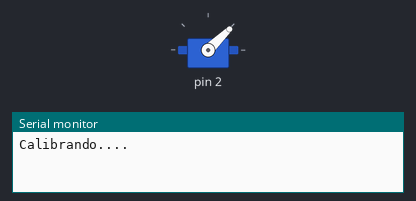
This sketch was run on a simulated Arduino Uno, built with avr-gcc and run on an emulated ATmega328P. On the bench: servo, the last lines printed to the serial monitor.

Above: at 4.05 s.
At 27.8 s:
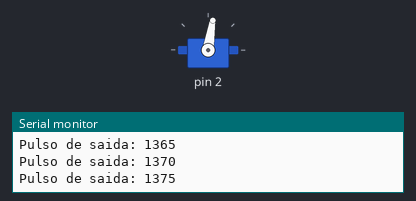
At 37.55 s:
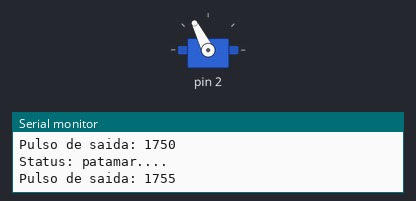
At 47.55 s:
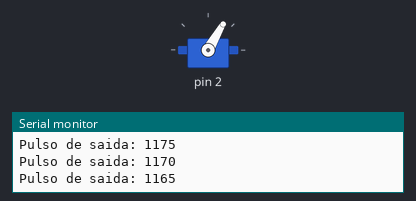
Timing chart, 0 to 90.1 s (numbered marks = the images above):
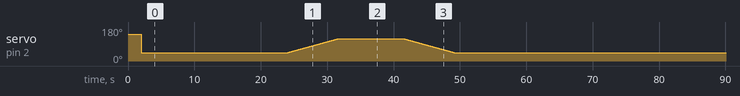

The sketch:

benchtests_speedsprofiles_v3.ino
```cpp
#include <Servo.h>

int pulse;
int pulsestop;
int neutralpulse;
int setpoint;
int pulse_min = 1000;
int pulse_max = 2000;
Servo esc_prop; /*
Servo esc2_prop;
Servo esc3_prop;
Servo esc4_prop;
Servo esc5_prop;
Servo esc6_prop;
Servo esc7_prop;
Servo esc8_prop;*/

void setup() {
  Serial.begin(9600);
  //--------------------------------------------------------
  //escs_prop_attach(2,6,3,7,4,8,5,9);
  esc_prop_attach(2 /*,6,3,7,4,8,5,9*/);
  //--------------------------------------------------------

  //Calibrando
  Serial.println("Calibrando....");
  calibrateESC(1, pulse_min, pulse_max);  //calibrateESC(option, pulse_min, pulse_max) => option = 1(unidirectional) or  => option = 2(bidirectional)
  //  calibrateESCs();
}

void loop() {
  neutralpulse = pulse_min;
  pulsestop = pulse_min;
  delay(20000);
  //  neutralpulse = (pulse_max + pulse_min) / 2;
  float gain = 1.75;  // "Setar" valores maiores de 1.
  setpoint = gain * pulse_min;
  int opt = 1;//1 - Rampa Linear//2 - Rampa em saltos//3 - Degrau//4 - Impulso
  test_option(opt, setpoint);
  //  test_unidirectional3(setpoint);
  esc_stop(pulsestop);
  delay(1000);
}

void esc_prop_run(int pulse) {
  //--------------------------------------------------------
  esc_prop.writeMicroseconds(pulse);  //attatch the right motor to pin 2
}

void calibrateESC(int option, int pulse_min, int pulse_max) {
  //--------------------------------------------------------
  if (option = 1) {
    neutralpulse = pulse_min;
    esc_prop.writeMicroseconds(pulse_max);  //attatch the right motor to pin 2
    delay(2000);
    //--------------------------------------------------------
    esc_prop.writeMicroseconds(neutralpulse);  //attatch the right motor to pin 2
    delay(2000);
    //--------------------------------------------------------
  } else if (option = 2) {
    neutralpulse = (pulse_max + pulse_min) / 2;
    esc_prop.writeMicroseconds(pulse_max);  //attatch the right motor to pin 2
    delay(2000);
    //--------------------------------------------------------
    esc_prop.writeMicroseconds(neutralpulse);  //attatch the right motor to pin 2
    delay(2000);
    //--------------------------------------------------------
    esc_prop.writeMicroseconds(pulse_min);  //attatch the right motor to pin 2
    delay(2000);
    //--------------------------------------------------------
    esc_prop.writeMicroseconds(neutralpulse);  //attatch the right motor to pin 2
    delay(2000);
  }
}
/*
void escs_prop_attach(int a,int b,int c,int d,int e,int f,int g,int h) {
  esc1_prop.attach(a);
  esc2_prop.attach(b);
  esc3_prop.attach(c);
  esc4_prop.attach(d);
  esc5_prop.attach(e);
  esc6_prop.attach(f);
  esc7_prop.attach(g);
  esc8_prop.attach(h);
}
*/
void esc_prop_attach(int a) {
  esc_prop.attach(a);
}
/*
void escs_stop(int pulsestp) {
	esc1_prop.writeMicroseconds(pulsestp);   //the right motor to pin 2
  esc2_prop.writeMicroseconds(pulsestp);   //the left motor to pin 4
  esc3_prop.writeMicroseconds(pulsestp);   //the right motor to pin 6
  esc4_prop.writeMicroseconds(pulsestp);   //the left motor to pin 8
  esc5_prop.writeMicroseconds(pulsestp);   //the right motor to pin 3
  esc6_prop.writeMicroseconds(pulsestp);   //the left motor to pin 5
  esc7_prop.writeMicroseconds(pulsestp);   //the right motor to pin 7
  esc8_prop.writeMicroseconds(pulsestp);   //the left motor to pin 9
}
*/
// Parar motor
void esc_stop(int pulsestp) {
  esc_prop.writeMicroseconds(pulsestp);  //the right motor to pin 2
}
// Opções de testes
void test_option(int option, int value) {
  if (option == 1) {
    test_unidirectional1(value);
  }
  if (option == 2) {
    test_unidirectional2(value);
  }
  if (option == 3) {
    test_unidirectional3(value);
  }
  if (option == 4) {
    test_unidirectional4(value);
  }
}
// Rampa linear
void test_unidirectional1(int value) {  //value = setpoint
  esc_stop(pulsestop);
  // "Status: Rampa linear. Acelerando...."
  Serial.println("Status: Rampa linear. Acelerando....");
  for (pulse = pulse_min; pulse <= value; pulse = pulse + 5) {
    esc_prop_run(pulse);
    Serial.print("Pulso de saida: ");
    Serial.println(pulse);
    delay(50);
  }
  Serial.println("Status: patamar....");
  esc_prop_run(pulse);
  Serial.print("Pulso de saida: ");
  Serial.println(pulse);
  delay(10000);
  // "Status: desacelerando...."
  Serial.println("Status: desacelerando....");
  for (pulse = value; pulse >= pulse_min; pulse = pulse - 5) {
    esc_prop_run(pulse);
    Serial.print("Pulso de saida: ");
    Serial.println(pulse);
    delay(50);
  }
  esc_stop(pulsestop);
  delay(20000);
}

// Rampa em degraus
void test_unidirectional2(int value) {  //value = setpoint
  esc_stop(pulse_min);
  // "Status: Rampa em saltos. Acelerando...."
  Serial.println("Status: Rampa em saltos. Acelerando....");
  for (pulse = pulse_min; pulse <= value; pulse = pulse + 5) {
    esc_prop_run(pulse);
    Serial.print("Pulso de saida: ");
    Serial.println(pulse);
    delay(5000);
  }
  Serial.println("Status: patamar....");
  esc_prop_run(pulse);
  Serial.print("Pulso de saida: ");
  Serial.println(pulse);
  delay(10000);
  // "Status: desacelerando...."
  Serial.println("Status: desacelerando....");
  for (pulse = value; pulse >= pulse_min; pulse = pulse - 5) {
    esc_prop_run(pulse);
    Serial.print("Pulso de saida: ");
    Serial.println(pulse);
    delay(5000);
  }
}
// Degrau
void test_unidirectional3(int value) {  //value = setpoint
  esc_stop(pulsestop);
  // "Status: Degrau. Saindo da inércia...."
  Serial.println("Status: Degrau. Saindo da inércia....");
  int intvalue = 1.10 * pulse_min;
  esc_prop_run(intvalue);
  Serial.print("Pulso de saida: ");
  Serial.println(intvalue);
  delay(5000);
  // "Status: acelerando...."
  Serial.println("Status: salto up....");
  esc_prop_run(value);
  Serial.print("Pulso de saida: ");
  Serial.println(value);
  // "Status: patamar...."
  Serial.println("Status: patamar....");
  delay(10000);
  // "Status: desacelerando...."
  Serial.println("Status: salto down....");
  esc_prop_run(intvalue);
  Serial.print("Pulso de saida: ");
  Serial.println(intvalue);
  // "Status: desacelerando...."
  esc_stop(pulsestop);
  delay(20000);
}
// Impulso
void test_unidirectional4(int value) {  //value = setpoint
  esc_stop(pulsestop);
  // "Status: Impulso. Saindo da inércia...."
  Serial.println("Status: Impulso. Saindo da inércia....");
  int intvalue = 1.10 * pulse_min;
  esc_prop_run(intvalue);
  Serial.print("Pulso de saida: ");
  Serial.println(intvalue);
  delay(5000);
  // "Status: Impulso...."
  Serial.println("Status: Impulso. Valor de saida:");
  esc_prop_run(value);
  Serial.println(value);
  delay(500);
  // "Status: desacelerando...."
  Serial.println("Status: desacelerando....");
  esc_prop_run(intvalue);
  Serial.print("Pulso de saida: ");
  Serial.println(intvalue);
  // "Status: desacelerando...."
  esc_stop(pulsestop);
  delay(25000);
}
```
